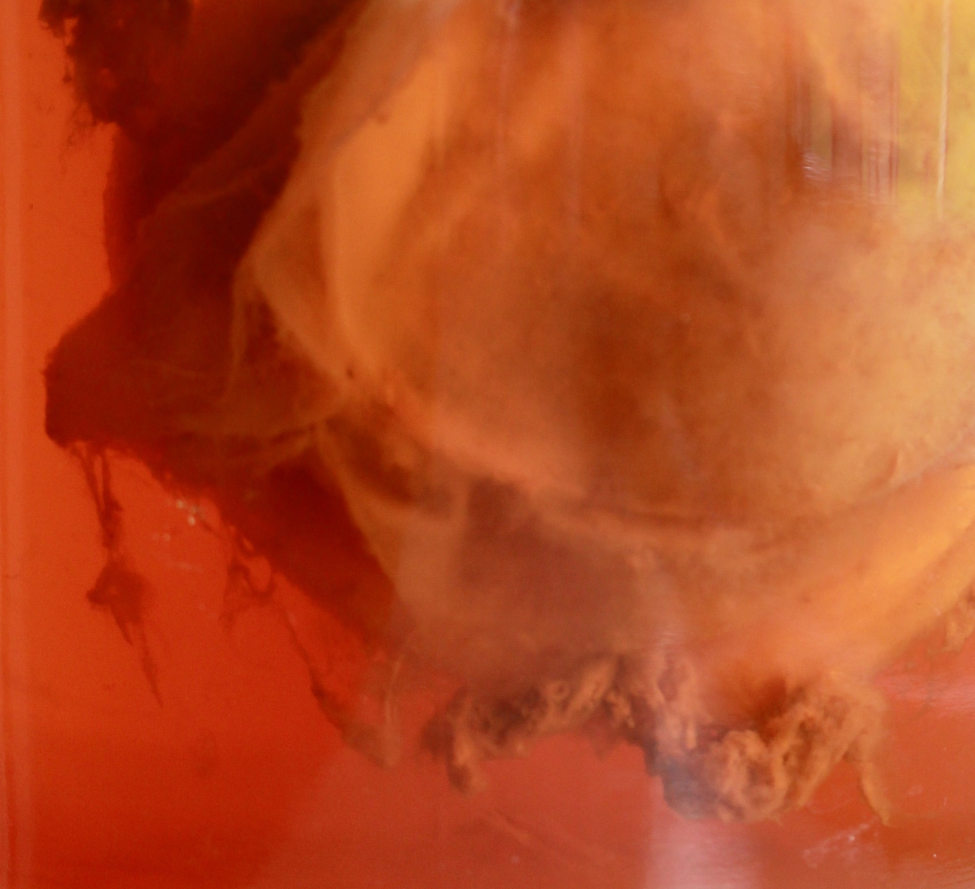
//> input picture datasets/1_1.png, 1949 x 1778 px (shown at 1/2 size)
$ ./image_processing   (built with g++ and OpenCV 4)
//> lines starting //> are read from the running program, lines starting //| are printed output that depends on the picture; after the words box and inside, x2 and y2 are one past the last pixel; in counts of white or black regions, pixels touching at a corner belong together
#include <opencv2/opencv.hpp>
#include <opencv2/core.hpp>
#include <opencv2/imgcodecs.hpp>
#include <opencv2/highgui.hpp>
#include <iostream>

using namespace std;

// Fungsi untuk mendapatkan warna dominan dari gambar menggunakan k-means clustering
cv::Scalar getDominantColor(const cv::Mat &image) {
    // Mereshape gambar menjadi single column
    cv::Mat pixels = image.reshape(1, image.rows * image.cols);
    pixels.convertTo(pixels, CV_32F);

    const int clusterCount = 1;
    cv::Mat labels, centers;
    // Melakukan k-means clustering untuk mendapatkan warna tengah
    cv::kmeans(pixels, clusterCount, labels, cv::TermCriteria(cv::TermCriteria::EPS + cv::TermCriteria::COUNT, 10, 0.2), 3, cv::KMEANS_PP_CENTERS, centers);
    centers.convertTo(centers, CV_8U);
    return cv::Scalar(centers.at<uchar>(0, 0), centers.at<uchar>(0, 1), centers.at<uchar>(0, 2));
}

// Fungsi untuk mendeteksi tepi menggunakan algoritma Canny
cv::Mat detectEdges(const cv::Mat &image) {
    cv::Mat edges;
    cv::Canny(image, edges, 50, 150);
    return edges;
}

// Fungsi untuk mendeteksi tekstur dengan filter Gabor
cv::Mat detectTexture(const cv::Mat &image) {
    cv::Mat kernel = cv::getGaborKernel(cv::Size(21, 21), 5, 1, 10, 0.5, 0, CV_32F);
    kernel /= cv::sum(kernel)[0];
    cv::Mat texture;
    cv::filter2D(image, texture, CV_32F, kernel);
    cv::normalize(texture, texture, 0, 255, cv::NORM_MINMAX, CV_8U);
    return texture;
}

// Fungsi untuk melakukan segmentasi gambar dengan thresholding adaptif
cv::Mat segmentImage(const cv::Mat &image) {
    cv::Mat segmented;
    cv::adaptiveThreshold(image, segmented, 255, cv::ADAPTIVE_THRESH_MEAN_C, cv::THRESH_BINARY, 11, 2);
    return segmented;
}

void processImage(const string& imagePath) {
    // Membaca gambar dari direktori
    cv::Mat img = cv::imread("../samples/1_1.png", cv::IMREAD_COLOR);

    // Cek jika gambar tidak berhasil dibaca
    if(img.empty())
    {
        std::cout << "Could not read the image ! " << std::endl;
        return;
    }

    // Menghitung rasio aspek untuk resize gambar
    double aspectRatio = (double)img.rows / img.cols;
    int newHeight = static_cast<int>(480 * aspectRatio);

    // Melakukan resize gambar
    cv::Mat resizedImg;
    cv::resize(img, resizedImg, cv::Size(480, newHeight));

    // Mengubah gambar yang sudah diresize menjadi grayscale
    cv::Mat grayResizedImg;
    cv::cvtColor(resizedImg, grayResizedImg, cv::COLOR_BGR2GRAY);

    // Mendapatkan warna dominan
    cv::Scalar dominantColor = getDominantColor(resizedImg);
    cout << "Dominant Color (BGR): " << dominantColor << endl;

    // Menampilkan warna dominan pada gambar
    cv::rectangle(resizedImg, cv::Point(0, 0), cv::Point(120, 40), dominantColor, -1);
    string text = to_string((int)dominantColor[0]) + ", " + to_string((int)dominantColor[1]) + ", " + to_string((int)dominantColor[2]);
    cv::putText(resizedImg, text, cv::Point(10, 30), cv::FONT_HERSHEY_COMPLEX, 0.7, cv::Scalar(255, 255, 255), 2);

    // Melakukan deteksi tepi, deteksi tekstur, dan segmentasi
    cv::Mat edges = detectEdges(grayResizedImg);
    cv::Mat texture = detectTexture(grayResizedImg);
    cv::Mat segmented = segmentImage(grayResizedImg);

    // Menampilkan hasil dari tiap fungsi
    cv::imshow("Image Dominant Color", resizedImg);
    cv::imshow("Edge Detection", edges);
    cv::imshow("Texture Detection", texture);
    cv::imshow("Segmentation", segmented);
    cv::waitKey(0);
}

// [73 lines left out: function processVideo, not called in this run]

int main(int argc, char** argv)
{
    cout << "Select option:" << endl;
    cout << "1: Process an image" << endl;
    cout << "2: Process video from webcam" << endl;

    int choice;
    cin >> choice;
//> the answer given: 1
    string imagePath;

    switch (choice) {
        case 1:
            cout << "Enter image path: ";
            cin >> imagePath;
//> the answer given: ../datasets/1_1.png

            processImage(imagePath);
//> in processImage, img is the input picture: 1778 rows x 1949 cols, CV_8UC3; mean B, G, R 33.1, 72.8, 179.9
//> in processImage, `cv::resize(img, resizedImg, cv::Size(480, newHeight));`:
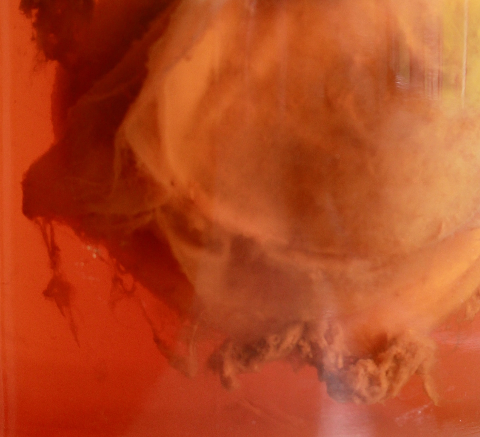
//> resizedImg: 437 rows x 480 cols, CV_8UC3; mean B, G, R 33, 72.7, 179.7
//> in processImage, `cv::cvtColor(resizedImg, grayResizedImg, cv::COLOR_BGR2GRAY);`:
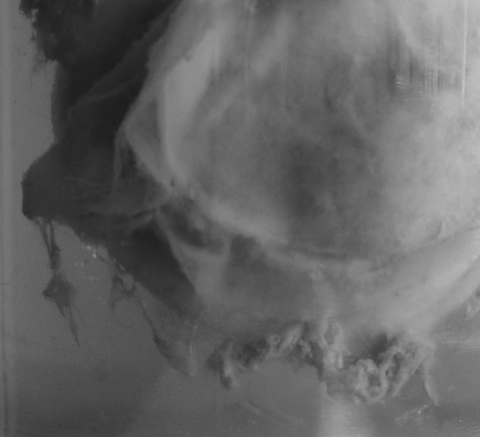
//> grayResizedImg: 437 rows x 480 cols, CV_8UC1; min 28, max 197, mean 100.1
//> in getDominantColor, `cv::kmeans(pixels, clusterCount, labels, cv::TermCriteria(cv::TermCrit..`: centers = [33.01, 72.65, 179.7]
//> in getDominantColor, `centers.convertTo(centers, CV_8U);`: centers = [33, 73, 180]
//> in processImage, `cv::Scalar dominantColor = getDominantColor(resizedImg);`: dominantColor = Scalar(33, 73, 180)
//| Dominant Color (BGR): [33, 73, 180, 0]
//> in processImage, `string text = to_string((int)dominantColor[0]) + ", " + to_string((int..`: text = "33, 73, 180"
//> in processImage, `cv::putText(resizedImg, text, cv::Point(10, 30), cv::FONT_HERSHEY_COMP..`:
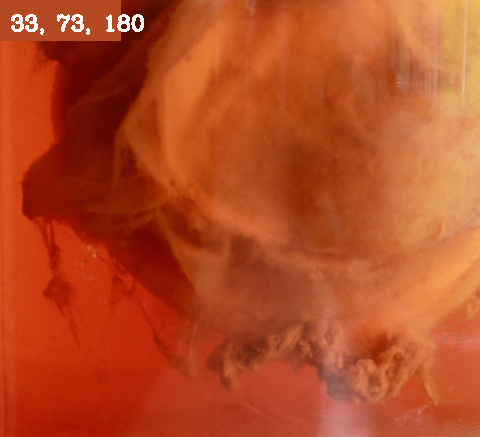
//> resizedImg: 437 rows x 480 cols, CV_8UC3; mean B, G, R 34.7, 74.6, 181.2
//> in detectEdges, `cv::Canny(image, edges, 50, 150);`:
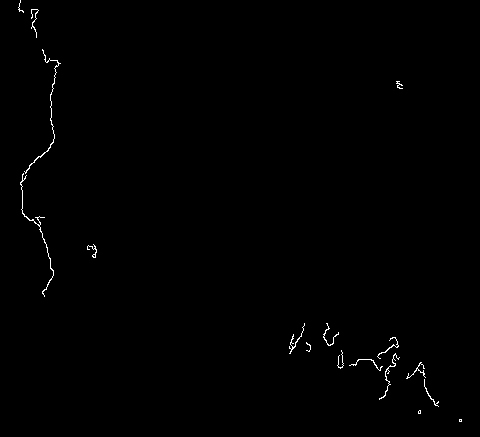
//> edges: 437 rows x 480 cols, CV_8UC1; 0.47% white in thin lines or dots, all inside (x1, y1, x2, y2) = (18, 0, 462, 422)
//> in detectTexture, `cv::filter2D(image, texture, CV_32F, kernel);`:
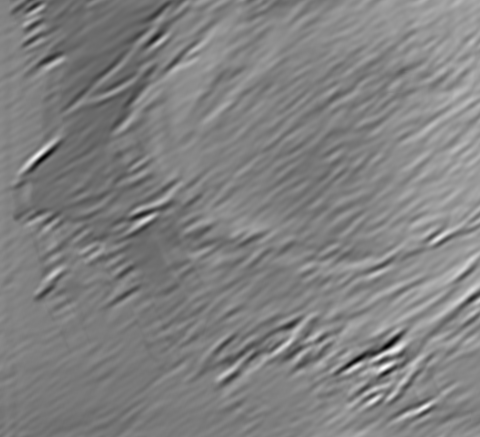
//> texture: 437 rows x 480 cols, CV_32FC1; min -270.6, max 459.8, mean 100.2; drawn with min black and max white
//> in segmentImage, `cv::adaptiveThreshold(image, segmented, 255, cv::ADAPTIVE_THRESH_MEAN_..`:
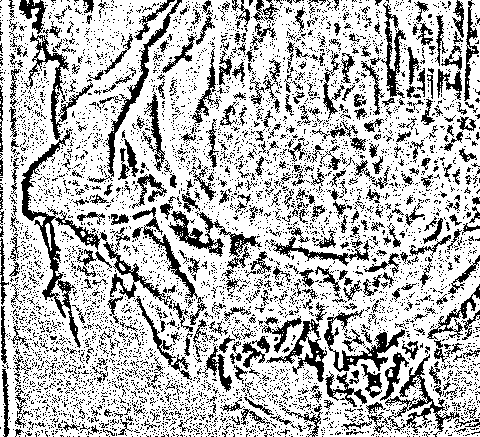
//> segmented: 437 rows x 480 cols, CV_8UC1; 72.8% white; black in thin lines or dots
            break;

        case 2:
            processVideo();
            break;

        default:
            cout << "Invalid choice!" << endl;
            break;
    }

    return 0;
}

$ run again, with datasets/1.jpg saved as datasets/1_1.png
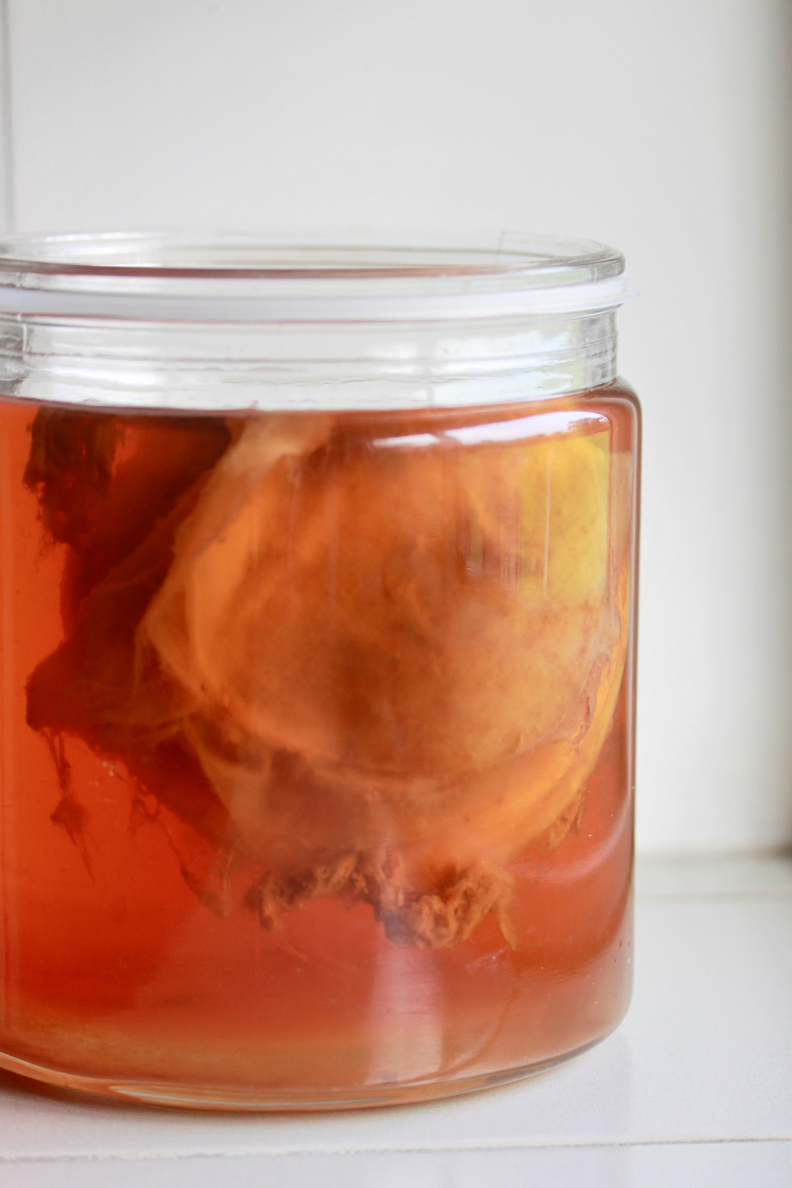
//> input picture datasets/1.jpg, 3168 x 4752 px (shown at 1/4 size)
//> in processImage, img is the input picture: 4752 rows x 3168 cols, CV_8UC3; mean B, G, R 134.8, 152.6, 198.8
//> in getDominantColor, `cv::kmeans(pixels, clusterCount, labels, cv::TermCriteria(cv::TermCrit..`: centers = [134.7, 152.5, 198.7]
//> in getDominantColor, `centers.convertTo(centers, CV_8U);`: centers = [135, 153, 199]
//> dominantColor = Scalar(135, 153, 199)
//| Dominant Color (BGR): [135, 153, 199, 0]
//> text = "135, 153, 199"
//> in detectEdges, `cv::Canny(image, edges, 50, 150);`:
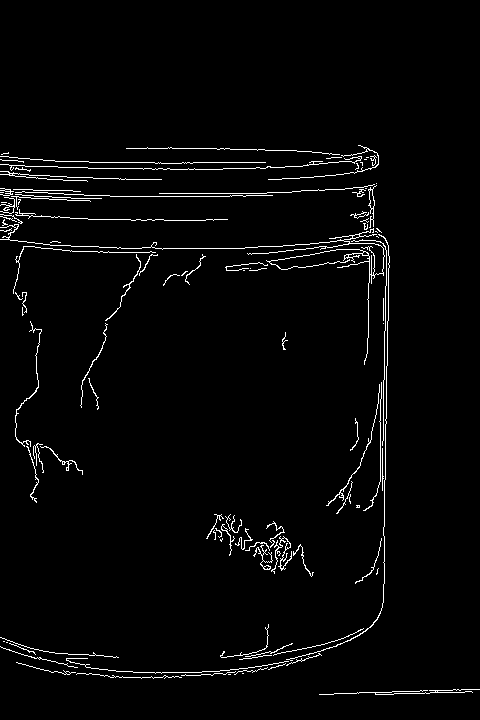
//> edges: 720 rows x 480 cols, CV_8UC1; 2.5% white in thin lines or dots, all inside (x1, y1, x2, y2) = (0, 145, 480, 695)
//> in segmentImage, `cv::adaptiveThreshold(image, segmented, 255, cv::ADAPTIVE_THRESH_MEAN_..`:
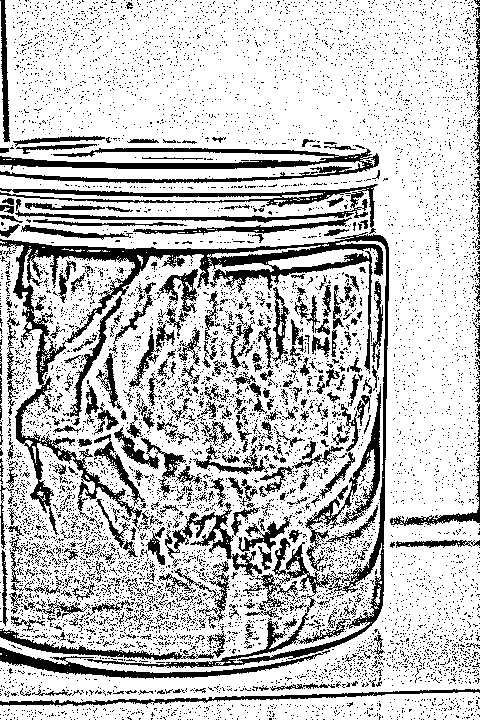
//> segmented: 720 rows x 480 cols, CV_8UC1; 76.6% white; 7573 black regions (7231 under 20 px), largest, box (x1, y1, x2, y2) and area: (0, 232, 389, 668) 18878, (0, 148, 379, 183) 4771, (0, 184, 378, 234) 3829

$ run again, with datasets/2.jpg saved as datasets/1_1.png
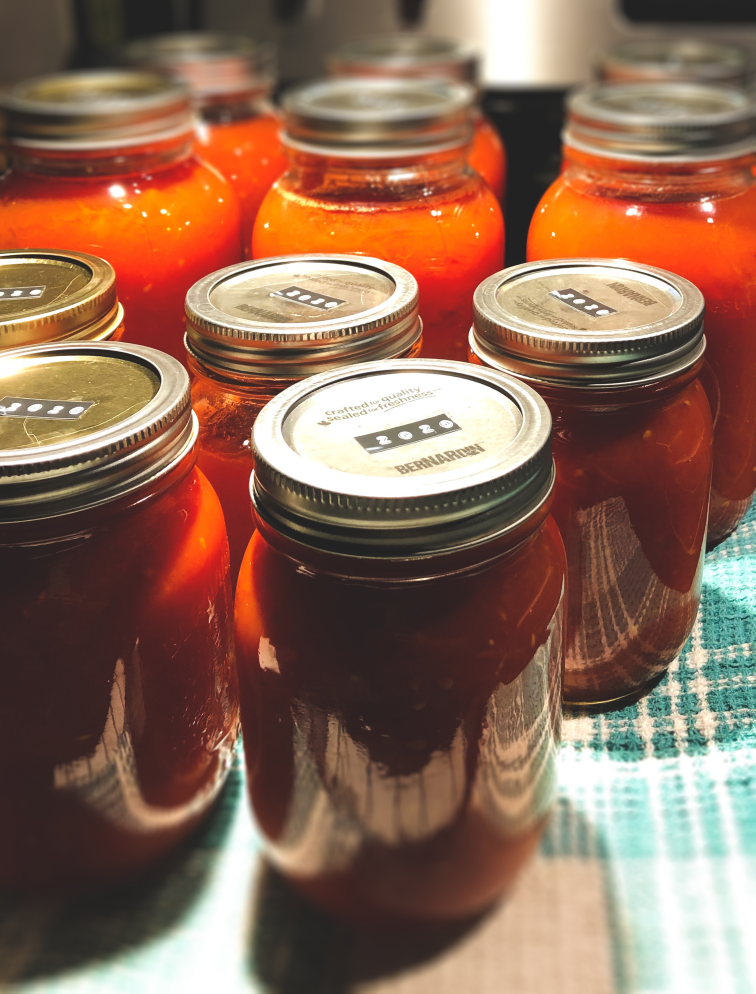
//> input picture datasets/2.jpg, 2266 x 2980 px (shown at 1/3 size)
//> in processImage, img is the input picture: 2980 rows x 2266 cols, CV_8UC3; mean B, G, R 86.4, 105.3, 140.8
//> in getDominantColor, `cv::kmeans(pixels, clusterCount, labels, cv::TermCriteria(cv::TermCrit..`: centers = [86.36, 105.2, 140.8]
//> in getDominantColor, `centers.convertTo(centers, CV_8U);`: centers = [86, 105, 141]
//> dominantColor = Scalar(86, 105, 141)
//| Dominant Color (BGR): [86, 105, 141, 0]
//> text = "86, 105, 141"
//> in detectEdges, `cv::Canny(image, edges, 50, 150);`:
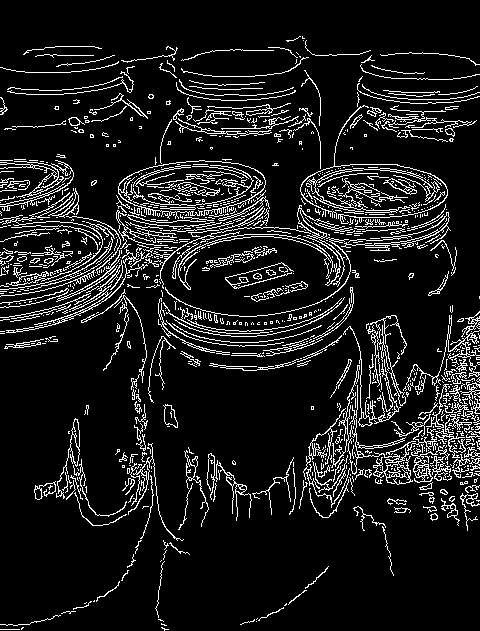
//> edges: 631 rows x 480 cols, CV_8UC1; 10.5% white in thin lines or dots
//> in segmentImage, `cv::adaptiveThreshold(image, segmented, 255, cv::ADAPTIVE_THRESH_MEAN_..`:
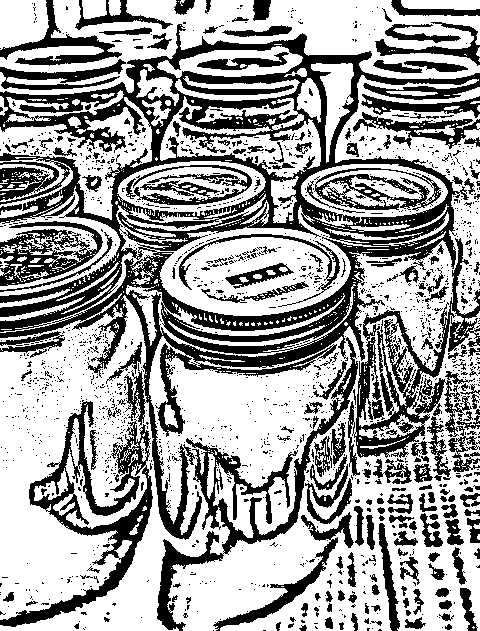
//> segmented: 631 rows x 480 cols, CV_8UC1; 62.8% white; 1653 black regions (1443 under 20 px), largest, box (x1, y1, x2, y2) and area: (0, 24, 480, 540) 46919, (348, 238, 480, 476) 8418, (0, 400, 153, 627) 7203
